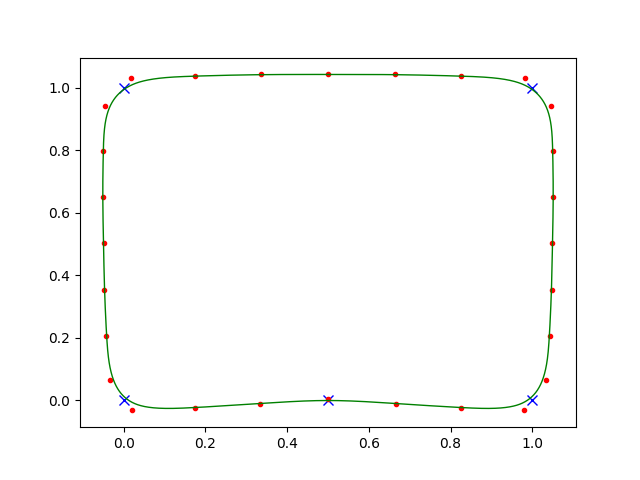

Reproduce this figure in Python.
import numpy as np
import matplotlib.pyplot as plt

import pysplfit

# Input point cloud in row-major format.
input = [0, 0, 0, .5, 0, 1, 1, 0, 1, 1]
fig, ax = plt.subplots()

input_np = np.reshape(np.array(input), (-1, 2))
ax.plot(input_np[:, 1], input_np[:, 0], linewidth=1, linestyle='', marker='x', markersize=7, color='blue')
# The control points and the contour in the same format. Only the first parameter is mandatory.
# alpha: curvature coeff, beta: curve length coeff, epsilon: stopping condition
fit_contorls, fit_contour = pysplfit.fit(input, controlnum=30, maxiternum=20, alpha=0.0025, beta=0.006, epsilon=0.002)

fit_controls_np = np.reshape(np.array(fit_contorls), (-1, 2))
fit_contour_np = np.reshape(np.array(fit_contour), (-1, 2))

ax.plot(fit_controls_np[:, 1], fit_controls_np[:, 0], linewidth=1, linestyle='', marker='o', markersize=3, color='red')
ax.plot(fit_contour_np[:, 1], fit_contour_np[:, 0], linewidth=1, linestyle='solid', markersize=2, color='green')

plt.show()
